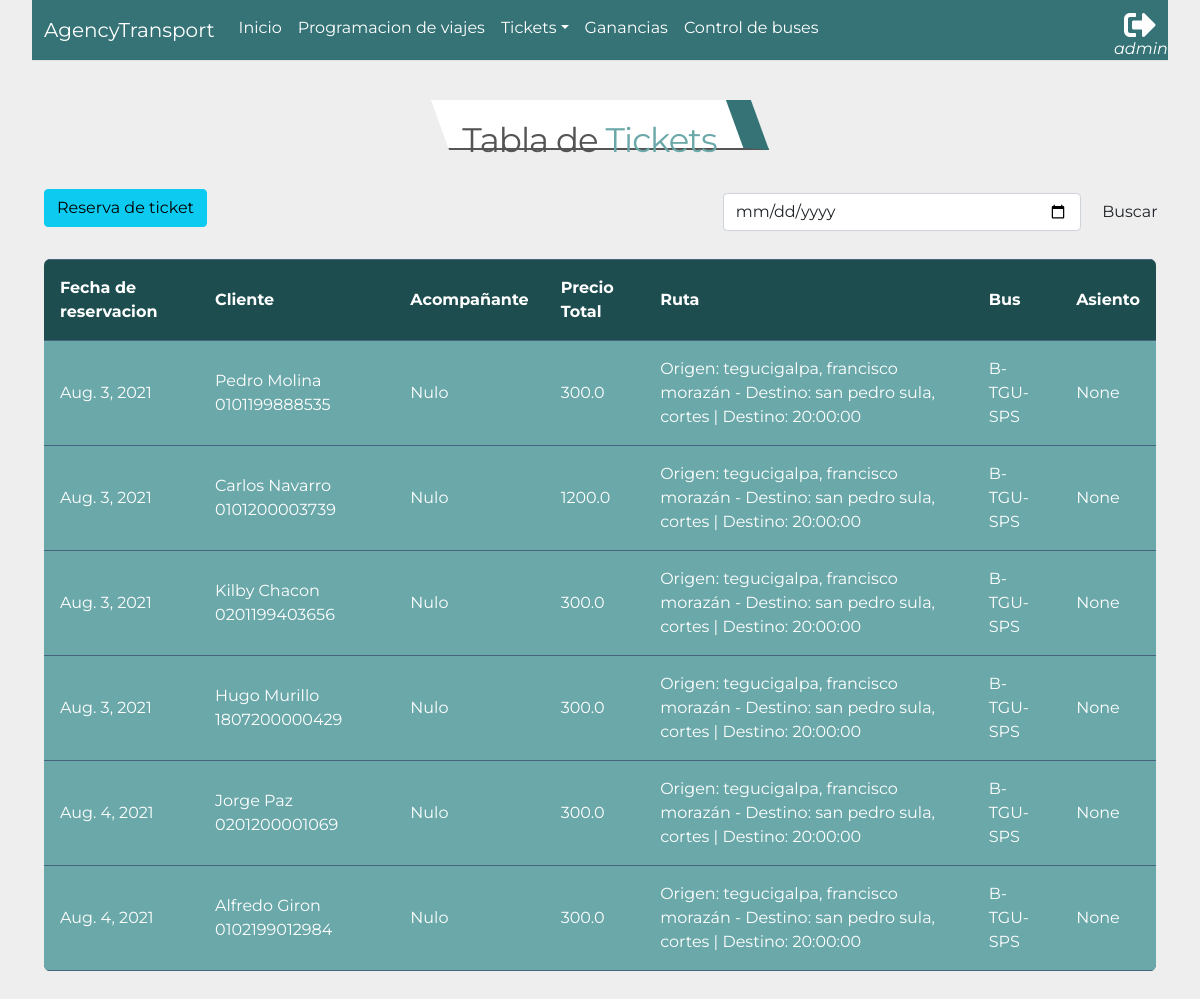
The page /transportAgency/details/ (signed in) on the database its author committed.
### app_transportAgency/models.py (models this page shows, shortened)
class Ticket(models.Model):
    creation_date      = models.DateTimeField(auto_now_add=True,blank=True, null=True )
    client             = models.ForeignKey(Client,related_name="cliente_ticket", on_delete=models.CASCADE, blank=True, null=True)
    companion          = models.ForeignKey(Client,related_name="companion_tciket", on_delete=models.CASCADE, blank=True, null=True)
    ticket_reservation = models.DateField(blank=True, null=True)
    ticket_available   = models.IntegerField(default=16, blank=True, null=True)
    ticket_quantity    = models.IntegerField(blank=True, null=True) # 3
    total_price        = models.FloatField()
    routes             = models.ForeignKey(Route,on_delete=models.CASCADE, null=True, blank=True)
    trips              = models.ForeignKey(TripScheduling, on_delete=models.CASCADE, null=True, blank=True) #27 ==>
    bus                = models.ForeignKey(Bus, on_delete=models.CASCADE, null=True, blank=True)
    seating            = models.ForeignKey(Seating,on_delete=models.CASCADE, blank=True, null=True)

class Client(models.Model):
    dni        = models.CharField(max_length=13,null=True, blank=True)
    first_name = models.CharField(max_length=50)
    last_name  = models.CharField(max_length=50)
    phone      = models.CharField(max_length=50)
    email      = models.CharField(max_length=50)
    user       = models.OneToOneField(User, on_delete=models.CASCADE, null=True, blank=True)
    def __str__(self):
        return f'{self.first_name} {self.last_name} {self.dni}'

class Route(models.Model):
    origin     = models.ForeignKey(City, related_name="origin_city", on_delete=models.CASCADE)
    destiny    = models.ForeignKey(City, related_name="destiny_city", on_delete=models.CASCADE)
    route_time = models.IntegerField()
    precio     = models.FloatField()
    schedule   = models.ForeignKey(Schedule, on_delete=models.CASCADE, blank=True, null=True)
    bus        = models.ForeignKey(Bus, on_delete=models.PROTECT, blank=True, null=True)
    def __str__(self):
        return f'Origen: {self.origin} - Destino: {self.destiny} | Destino: {self.schedule}'

class City(models.Model):
    name_city = models.CharField(max_length=70)
    def __str__(self):
        return self.name_city
    class Meta:
        verbose_name_plural = 'Cities'

class Schedule(models.Model):
    route_schedule = models.TimeField()
    def __str__(self):
        return f'{self.route_schedule}'

class Bus(models.Model):
    name_bus = models.CharField(max_length=50)
    seating  = models.ManyToManyField(Seating)
    def __str__(self):
        return f'{self.name_bus}'
    class Meta:
        verbose_name_plural = 'Buses'

### app_transportAgency/views.py (the view)
# urls.py: path('details/', views.details_ticket, name="details_ticket"),
@login_required()
def details_ticket(request):
    q = request.GET.get('q')
    if q:
        tickets = Ticket.objects.filter(ticket_reservation=q)
    else:
        tickets =  Ticket.objects.all().order_by('ticket_reservation')
    return render(request, 'transportAgency/detailsTicket.html', {
        'tickets' : tickets,
    })

### app_transportAgency/templates/transportAgency/detailsTicket.html (shortened to what this page needs)
{% extends "base.html" %}
{% load static %}
{% block css %}
<link rel="stylesheet" href="{% static 'transportAgency/css/table.css' %}">
<link rel="stylesheet" href="{% static 'transportAgency/css/tittle.css' %}">
{% endblock %}
{% block container %}
<div class="container">
    <div class="row justify-content-center m-4">
        <div class="title">
            <h1>Tabla de <span style="color: #6BA8A9;">Tickets</span></h1>
        </div>
    </div>
    <div>
        <form action="">
            <div class="row justify-content-end">
                <div class="col justify-content-start">
                    <a href="{% url 'transportAgency:ticket_view' %}" class="btn btn-info">Reserva de ticket</a>
                </div>
                <div class="row col-5 mb-4">
                    <input type="date" class="form-control col m-1" name="q" placeholder='fecha'>
                    <button class="btn col-2 m-1">Buscar</button>
                </div>
            </div>
        </form>
    </div>
    <table class="rwd-table ">
        <thead>
            <tr>
                <th>Fecha de reservacion</th>
                <th>Cliente</th>
                <th>Acompañante</th>
                <th>Precio Total</th>
                <th>Ruta</th>
                <th>Bus</th>
                <th>Asiento</th>
            </tr>
        </thead>
        <tbody>
            {% for t in tickets %}
            {% if t.bus %}
            {% if t.client and t.companion %}
            <tr>
                <td data-th="reservacion">{{t.ticket_reservation}}</td>
                <td>-</td>
                {% if t.companion %}
                <td data-th="acompañante">{{t.companion}}</td>
                {% else %}
                <td>-</td>
                {% endif %}
                <td data-th="preciot">{{t.total_price}}</td>
                <td data-th="ruta">{{t.routes}}</td>
                <td data-th="bus">{{t.bus}}</td>
                <td data-th="asiento">{{t.seating}}</td>
            </tr>
            {% else %}
            <tr>
                <td data-th="reservacion">{{t.ticket_reservation}}</td>
                <td data-th="cliente">{{t.client}}</td>
                {% if t.companion %}
                <td data-th="acompañante">{{t.companion}}</td>
                {% else %}
                <td>Nulo</td>
                {% endif %}
                <td data-th="preciot">{{t.total_price}}</td>
                <td data-th="ruta">{{t.routes}}</td>
                <td data-th="bus">{{t.bus}}</td>
                <td data-th="asiento">{{t.seating}}</td>
            </tr>
            {% endif %}
            {% endif %}
            {% empty %}
            <tr>
                <td colspan=7>No hay</td>
            </tr>
            {% endfor %}
        </tbody>
    </table>
    <br>
    <br>
</div>
{% endblock container %}

### global_templates/base.html (shortened to what this page needs)
{% load static %}
<!DOCTYPE html>
<html lang="en">
<head>
    <link rel="stylesheet" href="https://cdnjs.cloudflare.com/ajax/libs/font-awesome/5.15.1/css/all.min.css">
    <link href="{% static 'transportAgency/bootstrap/bootstrap.min.css' %}" rel="stylesheet">
    <link rel="stylesheet" href="{% static 'transportAgency/css/nav.css' %}">
    <link href="https://cdn.jsdelivr.net/npm/bootstrap@5.0.2/dist/css/bootstrap.min.css" rel="stylesheet"
>
    <link href="https://haubek.github.io/dist/css/component-chosen.min.css" rel="stylesheet">
    <link href="https://maxcdn.bootstrapcdn.com/font-awesome/4.7.0/css/font-awesome.min.css" rel="stylesheet" />
    {% block css %}{% endblock %}
</head>
<body>
    <nav class="navbar navbar-expand-lg border-bottom">
        <div class="container-fluid">
            <a class="navbar-brand">AgencyTransport</a>
            <div class="collapse navbar-collapse" id="navbarSupportedContent">
                <ul class="navbar-nav me-auto mb-2 mb-lg-1">
                    <li class="nav-item">
                        <a class="nav-link active" aria-current="page"
                            href="{% url 'transportAgency:about' %}">Inicio</a>
                    </li>
                    <li class="nav-item">
                        <a class="nav-link" href="{% url 'transportAgency:travels_view' %}">Programacion de viajes</a>
                    </li>
                     <li class="dropdown">
                        <a class="nav-link dropdown-toggle" href="#"  data-bs-toggle="dropdown">Tickets</a>
                    </li>
                    {% if request.user.is_superuser %}
                    <li class="nav-item">
                        <a class="nav-link" href="{% url 'transportAgency:income_view' %}">Ganancias</a>
                    </li>
                    <li class="nav-item">
                        <a class="nav-link" href="{% url 'transportAgency:list_buses' %}">Control de buses</a>
                    </li>
                    {% endif %}
                </ul>
                <form class="d-flex">
                    <ul class="navbar-nav me-auto mb-2 mb-lg-2">
                        {% if request.user.is_authenticated %}
                        <li class="nav-item">
                            <a style="font-style: italic; color: white; position: absolute; margin-top: 28px; font-size: 16px;">{{ request.user }}</a>
                            <a href="{% url 'logout_view' %}"><i class="fas fa-sign-out-alt fa-2x" style="margin-left: 10px; color: white;"></i></a>
                        </li>
                        {% endif %}
                    </ul>
                </form>
            </div>
        </div>
    </nav>
    {% block container %}{% endblock %}
</body>
</html>

### app_transportAgency/static/transportAgency/css/nav.css (style rules this page uses)
.navbar { background-color: #357376; }
.navbar a { color: white; text-decoration: none; }
.navbar .navbar-brand { color: white; }

### app_transportAgency/static/transportAgency/css/table.css (style rules this page uses)
.rwd-table { margin: 1em 0; min-width: 300px; align-content: center; }
.rwd-table tr { border-top: 1px solid #ddd; border-bottom: 1px solid #ddd; }
.rwd-table th { display: none; text-align: center; }
.rwd-table td { display: block; text-align: center; background-color: #6BA8A9; text-align: center; }
.rwd-table td:first-child { padding-top: 0.5em; }
.rwd-table td:last-child { padding-bottom: 0.5em; }
.rwd-table td:before { content: attr(data-th) ": "; font-weight: bold; width: 6.5em; display: inline-block; }
@media (min-width: 480px) { .rwd-table td:before { display: none; } }
.rwd-table th, .rwd-table td { text-align: left; }
@media (min-width: 480px) { .rwd-table th, .rwd-table td { display: table-cell; padding: 0.25em 0.5em; } }
@media (min-width: 480px) { .rwd-table th:first-child, .rwd-table td:first-child { padding-left: 0; } }
@media (min-width: 480px) { .rwd-table th:last-child, .rwd-table td:last-child { padding-right: 0; } }
body { padding: 0 2em; font-family: Montserrat, sans-serif; -webkit-font-smoothing: antialiased; text-rendering: optimizeLegibility; color: #444; background: #eee; }
h1 { font-weight: normal; letter-spacing: -1px; color: #34495e; text-align: center; padding-top: 20px; }
.rwd-table { background: #1D4D4F; color: #fff; border-radius: 0.4em; overflow: hidden; margin: 0 auto; }
.rwd-table tr { border-color: #46637f; }
.rwd-table th, .rwd-table td { margin: 0.5em 1em; }
@media (min-width: 480px) { .rwd-table th, .rwd-table td { padding: 1em !important; } }
.rwd-table th, .rwd-table td:before { color: #fff; }

### app_transportAgency/static/transportAgency/css/tittle.css (style rules this page uses)
h1 { font-weight: normal; font-style: normal; letter-spacing: -1px; font-size: 34px; color: #555; text-align: center; transform: skew(-20deg, 0deg); }
.title { width: 320px; height: 50px; border-bottom: 2px solid #555; border-right: 25px solid #357376; background-color: #fff; -webkit-transform: skew(20deg); -moz-transform: skew(20deg); -ms-transform: skew(20deg); -o-transform: skew(20deg); transform: skew(20deg, 0deg); margin: 15px; }

### rows shown on the page
Ticket: ticket_reservation "Aug. 3, 2021", client "Pedro Molina 0101199888535", shows "Nulo", total_price "300.0", routes "Origen: tegucigalpa, francisco morazán - Destino: san pedro sula, cortes | Destino: 20:00:00", bus "B-TGU-SPS", seating "None"
Ticket: ticket_reservation "Aug. 3, 2021", client "Carlos Navarro 0101200003739", shows "Nulo", total_price "1200.0", routes "Origen: tegucigalpa, francisco morazán - Destino: san pedro sula, cortes | Destino: 20:00:00", bus "B-TGU-SPS", seating "None"
Ticket: ticket_reservation "Aug. 3, 2021", client "Kilby Chacon 0201199403656", shows "Nulo", total_price "300.0", routes "Origen: tegucigalpa, francisco morazán - Destino: san pedro sula, cortes | Destino: 20:00:00", bus "B-TGU-SPS", seating "None"
Ticket: ticket_reservation "Aug. 3, 2021", client "Hugo Murillo 1807200000429", shows "Nulo", total_price "300.0", routes "Origen: tegucigalpa, francisco morazán - Destino: san pedro sula, cortes | Destino: 20:00:00", bus "B-TGU-SPS", seating "None"
Ticket: ticket_reservation "Aug. 4, 2021", client "Jorge Paz 0201200001069", shows "Nulo", total_price "300.0", routes "Origen: tegucigalpa, francisco morazán - Destino: san pedro sula, cortes | Destino: 20:00:00", bus "B-TGU-SPS", seating "None"
Ticket: ticket_reservation "Aug. 4, 2021", client "Alfredo Giron 0102199012984", shows "Nulo", total_price "300.0", routes "Origen: tegucigalpa, francisco morazán - Destino: san pedro sula, cortes | Destino: 20:00:00", bus "B-TGU-SPS", seating "None"

### other values the page prints
{{ request.user }} "admin"
